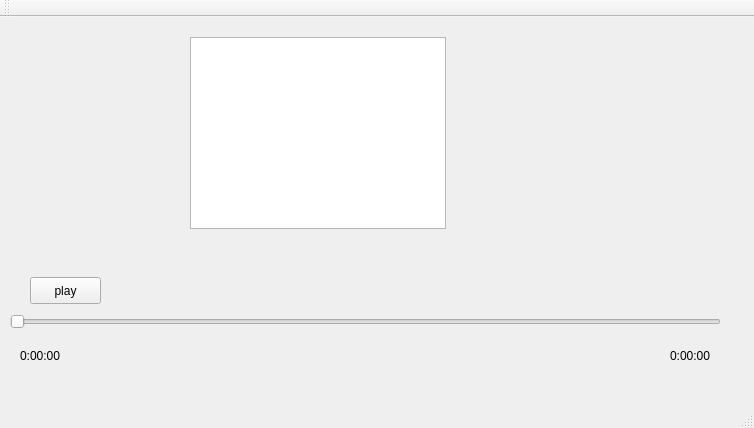
<?xml version="1.0" encoding="UTF-8"?>
<ui version="4.0">
 <class>MainWindow</class>
 <widget class="QMainWindow" name="MainWindow">
  <property name="geometry">
   <rect>
    <x>0</x>
    <y>0</y>
    <width>754</width>
    <height>428</height>
   </rect>
  </property>
  <property name="windowTitle">
   <string>MainWindow</string>
  </property>
  <widget class="QWidget" name="centralWidget">
   <widget class="QPushButton" name="pushButton">
    <property name="geometry">
     <rect>
      <x>30</x>
      <y>260</y>
      <width>71</width>
      <height>27</height>
     </rect>
    </property>
    <property name="text">
     <string>play</string>
    </property>
   </widget>
   <widget class="QSlider" name="horizontalSlider">
    <property name="geometry">
     <rect>
      <x>10</x>
      <y>290</y>
      <width>711</width>
      <height>29</height>
     </rect>
    </property>
    <property name="orientation">
     <enum>Qt::Horizontal</enum>
    </property>
   </widget>
   <widget class="QLabel" name="label">
    <property name="geometry">
     <rect>
      <x>670</x>
      <y>330</y>
      <width>67</width>
      <height>17</height>
     </rect>
    </property>
    <property name="text">
     <string>0:00:00</string>
    </property>
   </widget>
   <widget class="QLabel" name="label_2">
    <property name="geometry">
     <rect>
      <x>20</x>
      <y>330</y>
      <width>67</width>
      <height>17</height>
     </rect>
    </property>
    <property name="text">
     <string>0:00:00</string>
    </property>
   </widget>
   <widget class="FileList" name="listWidget">
    <property name="geometry">
     <rect>
      <x>190</x>
      <y>20</y>
      <width>256</width>
      <height>192</height>
     </rect>
    </property>
   </widget>
  </widget>
  <widget class="QMenuBar" name="menuBar">
   <property name="geometry">
    <rect>
     <x>0</x>
     <y>0</y>
     <width>754</width>
     <height>25</height>
    </rect>
   </property>
  </widget>
  <widget class="QToolBar" name="mainToolBar">
   <attribute name="toolBarArea">
    <enum>TopToolBarArea</enum>
   </attribute>
   <attribute name="toolBarBreak">
    <bool>false</bool>
   </attribute>
  </widget>
  <widget class="QStatusBar" name="statusBar"/>
 </widget>
 <layoutdefault spacing="6" margin="11"/>
 <customwidgets>
  <customwidget>
   <class>FileList</class>
   <extends>QListWidget</extends>
   <header>UI/filelist.h</header>
  </customwidget>
 </customwidgets>
 <resources/>
 <connections/>
</ui>
